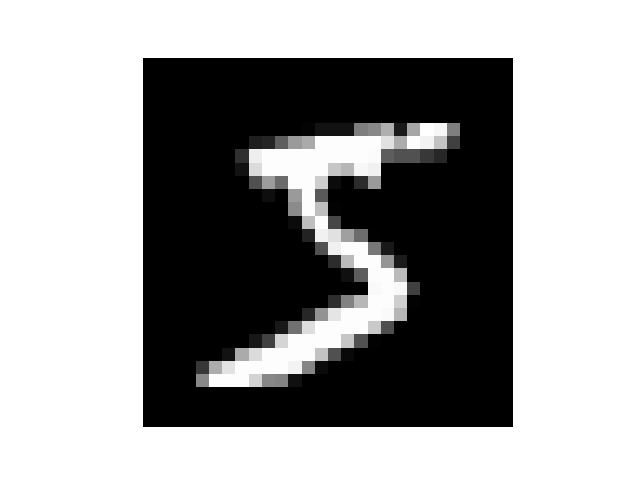

Write the Python code that produced this figure.
if '__file__' in globals():
    import os, sys
    sys.path.append(os.path.join(os.path.dirname(__file__), '..'))


import numpy as np
import dzrkai
from dzrkai import optimizers
from dzrkai.dataloaders import DataLoader
import dzrkai.functions as F
from dzrkai.models import MLP
import matplotlib.pyplot as plt

# 前処理を行う関数
def preprocess(x):
    x = x.flatten()
    x = x.astype(np.float32)
    x /= 255.0
    return x


# ハイパーパラメータの設定
max_epoch = 5
batch_size = 100
hidden_size = 1000

# データセットの読み込みとデータローダの準備
train_set = dzrkai.datasets.MNIST(train=True, transform=preprocess)
test_set = dzrkai.datasets.MNIST(train=False, transform=preprocess)
train_loader = DataLoader(train_set, batch_size, shuffle=True)
test_loader = DataLoader(test_set, batch_size, shuffle=False)

x, t = train_set[0]
plt.imshow(x.reshape(28, 28), cmap='gray')
plt.axis('off')
plt.savefig('step51.png')
print(len(train_set), len(test_set))
print(type(x), x.shape, t)
print('label: ', t)

# モデルと最適化手法の準備
# model = MLP((hidden_size, 10))
model = MLP((hidden_size, hidden_size, 10), activation=F.relu)
optimizer = optimizers.SGD().setup(model)

# 学習
for epoch in range(max_epoch):
    sum_loss, sum_acc = 0, 0
    for x, t in train_loader:
        y = model(x)
        loss = F.softmax_cross_entropy(y, t)
        acc = F.accuracy(y, t)
        model.cleargrads()
        loss.backward()
        optimizer.update()
        sum_loss += float(loss.data) * len(t)
        sum_acc += float(acc.data) * len(t)

    # 学習経過の表示
    epoch_loss, epoch_acc = sum_loss / len(train_set), sum_acc / len(train_set)
    print("epoch {}".format(epoch + 1))
    print("train loss {:.4f}, accuracy {:.4f}".format(epoch_loss, epoch_acc))

    # test_set で精度の確認
    sum_loss, sum_acc = 0, 0
    with dzrkai.no_grad():
        for x, t in test_loader:
            y = model(x)
            loss = F.softmax_cross_entropy(y, t)
            acc = F.accuracy(y, t)
            sum_loss += float(loss.data) * len(t)
            sum_acc += float(acc.data) * len(t)
    
    # 評価の表示
    epoch_loss, epoch_acc = sum_loss / len(test_set), sum_acc / len(test_set)
    print("test loss {:.4f}, accuracy {:.4f}".format(epoch_loss, epoch_acc))

